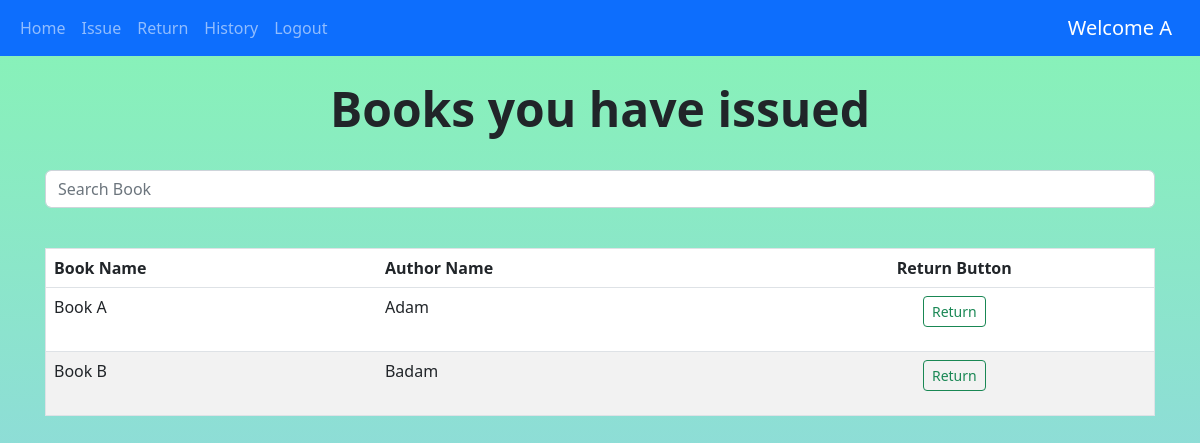
/balik (signed in), run on an earlier commit of the app's database.
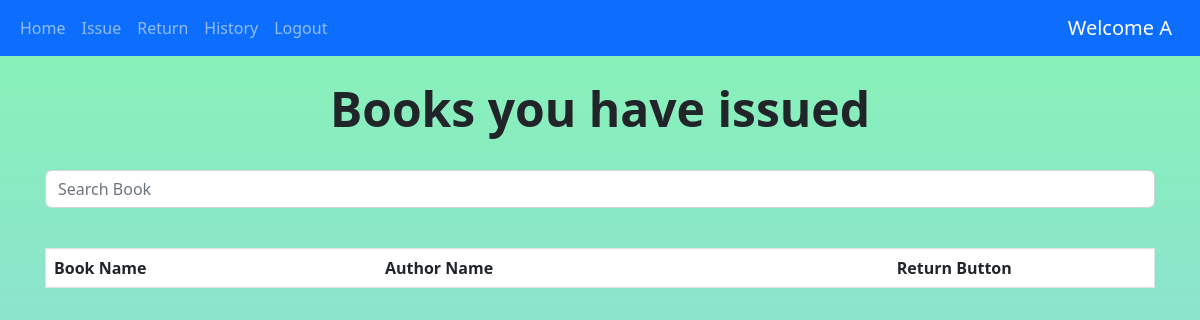
And on a later commit of the database.
### libapp/models.py (models this page shows, shortened)
class Book(models.Model):
    title = models.CharField(max_length=250)
    author = models.CharField(max_length=250)
    quantity = models.IntegerField(default=1)
    subject = models.CharField(max_length=2000)
    book_add_time = models.TimeField(default=timezone.now())
    book_add_date = models.DateField(default=date.today())
    class Meta:
        unique_together = ("title", "author")

### libapp/views.py (the view, shortened to what this page needs)
# urls.py: path('balik', views.balik, name="balik")
@login_required(login_url="login")
def balik(request):
    my_items = Peminjaman.objects.filter(
        user_id = request.user,
        tgl_kembali__isnull=True
    ).values_list("book_id")
    books = Book.objects.exclude(~Q(id__in=my_items))
    return render(request, "libapp/return_item.html", {"books": books})

### templates/libapp/return_item.html (shortened to what this page needs)
{% extends '_partials/base.html' %} {% block content %}
<center>
 <br />
 <h1 class="display-5 fw-bold">Books you have issued</h1>
 <br />
 <div class="input-group container">
   <input
     id="search"
     type="search"
     class="form-control rounded"
     placeholder="Search Book"
     aria-label="Search"
     aria-describedby="search-addon"
   />
 </div>
</center>
<br />
<div class="container">
 <table class="table">
   <thead class="thead-dark">
     <tr>
       <th scope="col">Book Name</th>
       <th scope="col">Author Name</th>
       <th scope="col">
         <center>Return Button</center>
       </th>
     </tr>
   </thead>
   <tbody id="table_data">
     {% for book in books %}
     <tr>
       <td>{{book.title}}</td>
       <td>{{book.author}}</td>
       <td>
         <center>
           <form action="balik" method="post">
             <button type="submit" class="btn btn-outline-success btn-sm">
               Return
             </button>
           </form>
         </center>
       </td>
     </tr>
     {% endfor %}
   </tbody>
 </table>
</div>
{% endblock %}

What changed in the data, as far as the page shows it:
no longer on this page (row edited): Book: title "Book A", author "Adam"
no longer on this page (row edited): Book: title "Book B", author "Badam"
